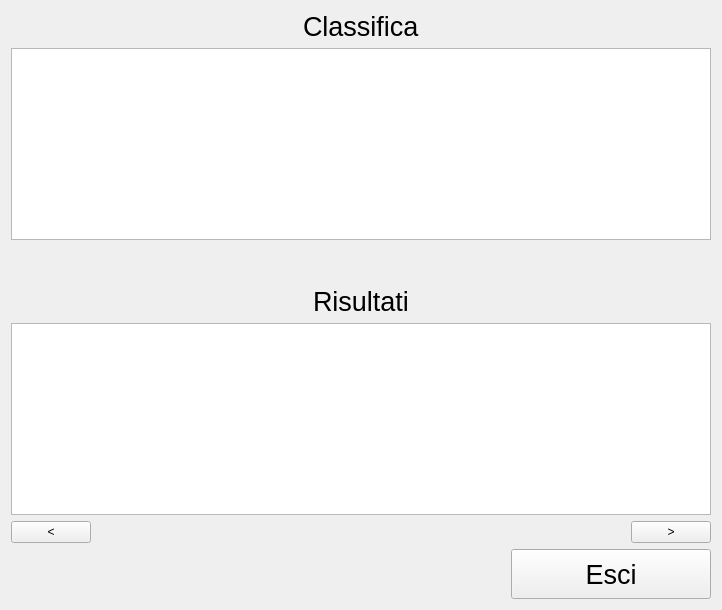
      <widget class="QWidget" name="page_7">
       <layout class="QGridLayout" name="gridLayout_7">
        <item row="0" column="0">
         <layout class="QVBoxLayout" name="verticalLayout_16">
          <item>
           <layout class="QVBoxLayout" name="verticalLayout_13">
            <item>
             <layout class="QHBoxLayout" name="horizontalLayout_9">
              <item>
               <spacer name="horizontalSpacer_6">
                <property name="orientation">
                 <enum>Qt::Horizontal</enum>
                </property>
                <property name="sizeHint" stdset="0">
                 <size>
                  <width>40</width>
                  <height>20</height>
                 </size>
                </property>
               </spacer>
              </item>
              <item>
               <widget class="QLabel" name="label">
                <property name="font">
                 <font>
                  <pointsize>20</pointsize>
                 </font>
                </property>
                <property name="text">
                 <string>Classifica</string>
                </property>
               </widget>
              </item>
              <item>
               <spacer name="horizontalSpacer_8">
                <property name="orientation">
                 <enum>Qt::Horizontal</enum>
                </property>
                <property name="sizeHint" stdset="0">
                 <size>
                  <width>40</width>
                  <height>20</height>
                 </size>
                </property>
               </spacer>
              </item>
             </layout>
            </item>
            <item>
             <widget class="QTableWidget" name="tableWidgetRanking">
              <property name="sizePolicy">
               <sizepolicy hsizetype="MinimumExpanding" vsizetype="MinimumExpanding">
                <horstretch>0</horstretch>
                <verstretch>0</verstretch>
               </sizepolicy>
              </property>
              <property name="minimumSize">
               <size>
                <width>200</width>
                <height>0</height>
               </size>
              </property>
              <property name="font">
               <font>
                <pointsize>12</pointsize>
               </font>
              </property>
              <property name="frameShadow">
               <enum>QFrame::Plain</enum>
              </property>
              <property name="verticalScrollBarPolicy">
               <enum>Qt::ScrollBarAlwaysOff</enum>
              </property>
              <property name="horizontalScrollBarPolicy">
               <enum>Qt::ScrollBarAlwaysOff</enum>
              </property>
              <property name="editTriggers">
               <set>QAbstractItemView::NoEditTriggers</set>
              </property>
              <property name="tabKeyNavigation">
               <bool>false</bool>
              </property>
              <property name="showDropIndicator" stdset="0">
               <bool>false</bool>
              </property>
              <property name="dragDropOverwriteMode">
               <bool>false</bool>
              </property>
              <property name="selectionMode">
               <enum>QAbstractItemView::NoSelection</enum>
              </property>
              <attribute name="verticalHeaderHighlightSections">
               <bool>false</bool>
              </attribute>
             </widget>
            </item>
           </layout>
          </item>
          <item>
           <spacer name="verticalSpacer_4">
            <property name="orientation">
             <enum>Qt::Vertical</enum>
            </property>
            <property name="sizeHint" stdset="0">
             <size>
              <width>20</width>
              <height>40</height>
             </size>
            </property>
           </spacer>
          </item>
          <item>
           <layout class="QVBoxLayout" name="verticalLayout_15">
            <item>
             <layout class="QVBoxLayout" name="verticalLayout_14">
              <item>
               <layout class="QHBoxLayout" name="horizontalLayout_24">
                <item>
                 <spacer name="horizontalSpacer_9">
                  <property name="orientation">
                   <enum>Qt::Horizontal</enum>
                  </property>
                  <property name="sizeHint" stdset="0">
                   <size>
                    <width>40</width>
                    <height>20</height>
                   </size>
                  </property>
                 </spacer>
                </item>
                <item>
                 <widget class="QLabel" name="labelScores">
                  <property name="font">
                   <font>
                    <pointsize>20</pointsize>
                   </font>
                  </property>
                  <property name="text">
                   <string>Risultati</string>
                  </property>
                 </widget>
                </item>
                <item>
                 <spacer name="horizontalSpacer_10">
                  <property name="orientation">
                   <enum>Qt::Horizontal</enum>
                  </property>
                  <property name="sizeHint" stdset="0">
                   <size>
                    <width>40</width>
                    <height>20</height>
                   </size>
                  </property>
                 </spacer>
                </item>
               </layout>
              </item>
              <item>
               <widget class="QTableWidget" name="tableWidgetScores">
                <property name="sizePolicy">
                 <sizepolicy hsizetype="MinimumExpanding" vsizetype="MinimumExpanding">
                  <horstretch>0</horstretch>
                  <verstretch>0</verstretch>
                 </sizepolicy>
                </property>
                <property name="minimumSize">
                 <size>
                  <width>700</width>
                  <height>0</height>
                 </size>
                </property>
               </widget>
              </item>
             </layout>
            </item>
            <item>
             <layout class="QHBoxLayout" name="horizontalLayout_25">
              <item>
               <widget class="QPushButton" name="pushButtonRoundDown">
                <property name="text">
                 <string>&lt;</string>
                </property>
               </widget>
              </item>
              <item>
               <spacer name="horizontalSpacer_28">
                <property name="orientation">
                 <enum>Qt::Horizontal</enum>
                </property>
                <property name="sizeHint" stdset="0">
                 <size>
                  <width>40</width>
                  <height>20</height>
                 </size>
                </property>
               </spacer>
              </item>
              <item>
               <widget class="QPushButton" name="pushButtonRoundUp">
                <property name="text">
                 <string>&gt;</string>
                </property>
               </widget>
              </item>
             </layout>
            </item>
           </layout>
          </item>
          <item>
           <layout class="QHBoxLayout" name="horizontalLayout_26">
            <item>
             <spacer name="horizontalSpacer_29">
              <property name="orientation">
               <enum>Qt::Horizontal</enum>
              </property>
              <property name="sizeHint" stdset="0">
               <size>
                <width>40</width>
                <height>20</height>
               </size>
              </property>
             </spacer>
            </item>
            <item>
             <widget class="QPushButton" name="pushButtonRankingExit">
              <property name="minimumSize">
               <size>
                <width>200</width>
                <height>50</height>
               </size>
              </property>
              <property name="font">
               <font>
                <pointsize>20</pointsize>
               </font>
              </property>
              <property name="text">
               <string>Esci</string>
              </property>
             </widget>
            </item>
           </layout>
          </item>
         </layout>
        </item>
       </layout>
      </widget>
